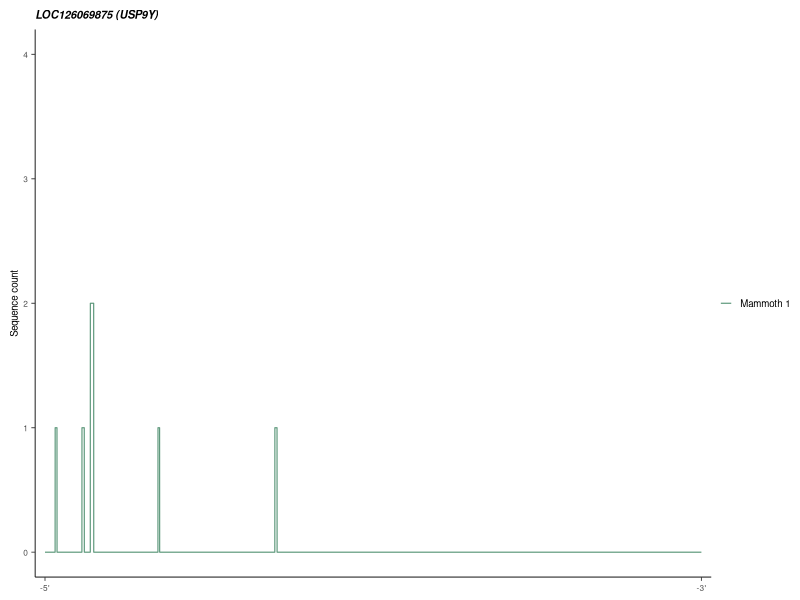

This figure's R source:
#######################################
#                                     #
#      Figure 2A. Mammoth aRNA        #
#   Dr. Emilio Marmol-Sanchez. 2025   #
#                                     #
#######################################


library(ggplot2)

setwd("") #Insert path to Figure auxiliary files



USP9Y = read.table("Figure2A_Table.txt")
USP9Y$ID = rep("Mammoth1", nrow(USP9Y))





setwd("") #Insert path to output Figure PDFs

#Figure 2A
pdf("aRNA_Mammoth_Figure_2A.pdf", height = 25/25.4, width = 82.5/25.4)
ggplot(USP9Y, aes(x=V2, y=V3, color=ID)) +
  geom_line(linewidth=0.4) +
  
  theme_classic() +
  
  xlab("") + ylab("Sequence count") +
  scale_y_continuous(limits = c(0,4), breaks = seq(0, 4, 1),
                     labels = c("0", "1", "2", "3", "4")) +
  scale_x_continuous(expand=c(0.015, 0.015),
                     breaks = c(min(USP9Y$V2), max(USP9Y$V2)), labels = c("-5'", "-3'")) +
  scale_color_manual(labels=c("Mammoth 1"),
                     values=c("#5D987B")) +
  
  theme(legend.position = "right",
        legend.title = element_blank(), 
        legend.text = element_text(size=7)) +
  theme(legend.key.size = unit(0.65, 'lines')) + 
  theme(legend.spacing.y = unit(0.2,"lines"),
        legend.margin = margin(l=-5)) +
  
  theme(axis.text.x = element_text(size = 6),
        axis.text.y = element_text(size = 6),
        axis.title.y = element_text(size = 7, margin = margin(r=2.5)),
        axis.title.x = element_text(size = 7, margin = margin(t=5)),
        axis.line = element_line(linewidth = 0.3),
        axis.ticks = element_line(linewidth = 0.3),
        plot.margin = margin(t = 0.25, r = 0.25, b = -0.25, l = 0.25, "cm")) +
  
  ggtitle("LOC126069875 (USP9Y)") + theme(plot.title = element_text(size = 8)) +
  theme(plot.title = element_text(face="bold.italic"))

dev.off()
